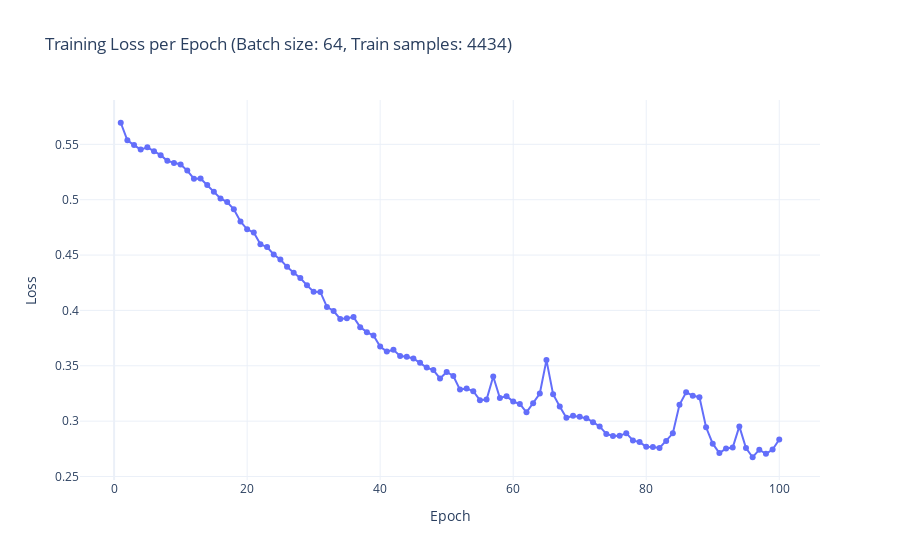

Here is the notebook cell this chart was saved with:
### Code cell
import plotly.graph_objects as go

batch_size = model_config['batch_size']
num_samples = len(train_dataset)

fig = go.Figure()
fig.add_trace(go.Scatter(
    y=loss_epochs,
    x=list(range(1, len(loss_epochs) + 1)),
    mode='lines+markers',
    name='Training Loss'
))
fig.update_layout(
    title=f"Training Loss per Epoch (Batch size: {batch_size}, Train samples: {num_samples})",
    xaxis_title="Epoch",
    yaxis_title="Loss",
    template="plotly_white"
)
fig.write_html(os.path.join(save_results_dir, "training_loss.html"))
fig.show()

### Figure 1 — Plotly figure (JSON) as saved in the notebook; plotly's stock layout.template omitted (floating-point values rounded to 4 significant figures)
{"data": [{"mode": "lines+markers", "name": "Training Loss", "type": "scatter", "x": [1, 2, 3, 4, 5, 6, 7, 8, 9, 10, 11, 12, 13, 14, 15, 16, 17, 18, 19, 20, 21, 22, 23, 24, 25, 26, 27, 28, 29, 30, 31, 32, 33, 34, 35, 36, 37, 38, 39, 40, 41, 42, 43, 44, 45, 46, 47, 48, 49, 50, 51, 52, 53, 54, 55, 56, 57, 58, 59, 60, 61, 62, 63, 64, 65, 66, 67, 68, 69, 70, 71, 72, 73, 74, 75, 76, 77, 78, 79, 80, 81, 82, 83, 84, 85, 86, 87, 88, 89, 90, 91, 92, 93, 94, 95, 96, 97, 98, 99, 100], "y": [0.5695, 0.5537, 0.5493, 0.5453, 0.5474, 0.5438, 0.5402, 0.5351, 0.5332, 0.5318, 0.5263, 0.519, 0.5191, 0.5133, 0.5071, 0.5012, 0.4979, 0.4914, 0.4803, 0.4733, 0.4703, 0.4597, 0.4573, 0.4506, 0.4459, 0.4394, 0.434, 0.4293, 0.4226, 0.417, 0.4167, 0.4032, 0.3995, 0.3923, 0.3929, 0.394, 0.3849, 0.3804, 0.3773, 0.3674, 0.3628, 0.3645, 0.3589, 0.3581, 0.3566, 0.3528, 0.3484, 0.3461, 0.3385, 0.3444, 0.3408, 0.3285, 0.3295, 0.327, 0.319, 0.3195, 0.3403, 0.3209, 0.3226, 0.3176, 0.3155, 0.308, 0.3163, 0.3249, 0.3551, 0.3243, 0.3132, 0.303, 0.3049, 0.304, 0.3027, 0.299, 0.2952, 0.2884, 0.2867, 0.2867, 0.2892, 0.2826, 0.2811, 0.277, 0.2767, 0.2757, 0.282, 0.289, 0.3147, 0.3261, 0.323, 0.3217, 0.2944, 0.2797, 0.2711, 0.2753, 0.2762, 0.2953, 0.2756, 0.2674, 0.2742, 0.2705, 0.2744, 0.2834]}], "layout": {"title": {"text": "Training Loss per Epoch (Batch size: 64, Train samples: 4434)"}, "xaxis": {"title": {"text": "Epoch"}}, "yaxis": {"title": {"text": "Loss"}}}}
